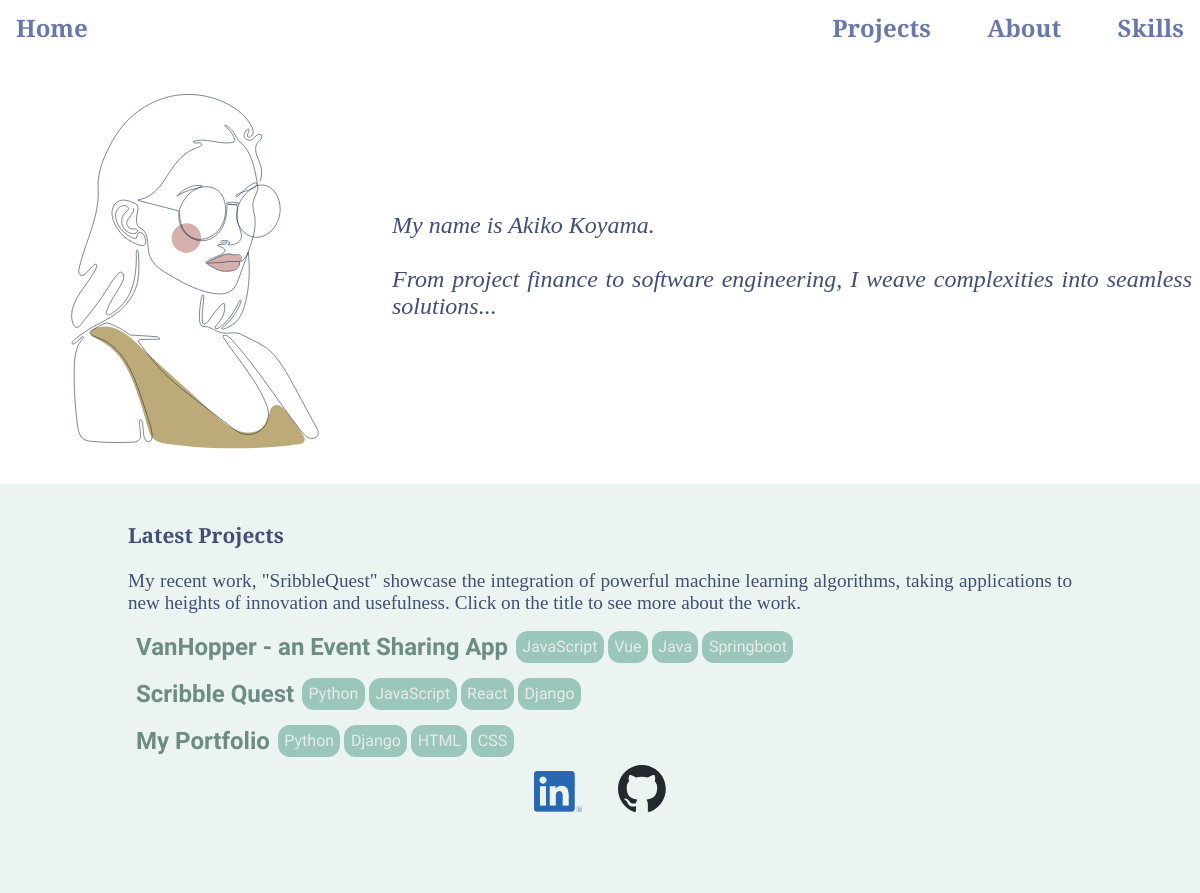
The page / on the database its author committed.
### blog/models.py (models this page shows, shortened)
class Post(models.Model):
    title = models.CharField(max_length=100)
    excerpt = models.CharField(max_length=150)
    image = models.ImageField(upload_to='images', null=True)
    image1=models.ImageField(upload_to='images', null=True)
    image2=models.ImageField(upload_to='images', null=True)
    image3=models.ImageField(upload_to='images', null=True)
    date = models.DateField(auto_now=True)
    slug = models.SlugField(unique=True)  # db_index=True is set automatically
    content = models.TextField(validators=[MinLengthValidator(10)])
    author = models.ForeignKey(
        Author, on_delete=models.SET_NULL, null=True) # related_name="posts",
    tag = models.ManyToManyField(Tag)
    link=models.URLField(null=True, max_length=200)
    weblink=models.URLField(null=True, blank=True, max_length=200)

class Tag(models.Model):
    caption = models.CharField(max_length=20)

### blog/views.py (the view)
# urls.py: path("", views.StartingView.as_view(), name="starting-page"),
class StartingView(ListView):
    template_name = "blog/index.html"
    model = Post
    ordering = ["-date", "-title"]
    def get_queryset(self):
        base_query = super().get_queryset()
        data = base_query[:3]
        return data

### blog/templates/blog/index.html (shortened to what this page needs)
{% extends "base.html" %}
{% load static%}
{% block css_files%}
    <link rel="stylesheet" href="{% static "blog/index.css" %}"/>
    <link rel="stylesheet" href="{% static "blog/post.css" %}"/>
{% endblock%}
{% block contents %}
    <section id="welcome">
            <div class="container">
                <div class="img_container"><img src="{% static 'blog/images/profile.svg'%}" alt="author of the blog"></div>
                    <div>
                        <p>
                            <em>My name is Akiko Koyama. <br/><br/>
                                From project finance to software engineering, I weave complexities into seamless solutions...</em>
                        </p>
                    </div>
            </div>
    </section>
    <section id="latest-projects">
            <div>
                <h3 id="project-title">Latest Projects</h3>
                <p id="project-intro-p">My recent work, "SribbleQuest" showcase the integration of powerful machine learning algorithms,
                taking applications to new heights of innovation and usefulness. Click on the title to see more about the work.</p>
            </div>
            <ul>
                {% for p in object_list  %}
                    {% include  "blog/includes/project-highlight.html" %}
                {% endfor %}
            </ul>
            <div id="footer">
                <a href='https://linkedin.com/in/akiko-koyama'><img id='logo' src="{% static 'blog/images/LI-In-Bug.png'%}"/></a>
                <a href='https://github.com/AKoy-22'><img id='logo' src="{% static 'blog/images/github-mark.svg'%}"/></a>
            </div>
    </section>
{%endblock%}

### blog/templates/blog/includes/project-highlight.html (shortened to what this page needs)
{% load static%}
{% block css_files%}
    <link rel="stylesheet" href="{% static "blog/project-highlight.css" %}"/>
{% endblock%}
<li>
    <article class="project">
        <a href="{% url 'post-detail-page' slug=p.slug %}" >
            <div class="project__content">
                <div class="project__title">
                    <h3>{{p.title}}  </h3>
                        <div class="prject__tags">
                            {% for t in p.tag.all %}
                                <span >{{t.caption}}</span>
                            {% endfor%}
                        </div>
                </div>
            </div>
        </a>
    </article>
</li>

### static/app.css (style rules this page uses)
* { box-sizing: border-box; }
html { font-family: 'Libre Baskerville', serif; }
body { margin: 0; }

### blog/static/blog/index.css (style rules this page uses)
#welcome { background-color: white; }
.container { display: flex; align-items: center; }
#welcome div { margin: 0 auto; }
#welcome img { width: 24em; height: 27rem; }
#welcome p { font-family: 'Libre Baskerville', serif; color: #424e75; font-size: 1.5rem; padding: 0.5rem; margin: 5 rem auto; width: 100%; text-align: justify; }
#latest-projects { background-color: rgba(155, 198, 187,0.2); background-size: cover; background-position: center; background-repeat: no-repeat; width: 100%; padding: 1rem 8rem 0 8rem; }
#project-title { font-family: 'Libre Baskerville', serif; color: #424e75; font-size: 1.3rem; text-align: left; }
#project-intro-p { font-family: 'Libre Baskerville', serif; color: #424e75; font-size: 1.2rem; margin:0.6rem auto; width: 100%; text-align: justify; }
#latest-projects ul { list-style: none; margin: 0; padding: 0; }
#footer { width: 100%; height: 8rem; margin: 0; text-align: center; }
#footer img { width: 3rem; height: auto; margin: 0 1rem; }

### blog/static/blog/project-highlight.css (style rules this page uses)
.project { margin: 0; padding: 0; color: #6A78A9; }
.project__title { display: flex; align-items: center; }
.project__title h3 { font-family: 'Raleway', serif; color: #6d8c85; font-size: 1.5rem; margin: 0.6rem 0.5rem; }
.project span { font-family: 'Raleway', serif; font-size: 1rem; background-color: #9bc6bb; color: #e6ebe9; border-radius: 12px; padding:0.4rem; }
.project a { text-decoration: none; }

### rows shown on the page
Post: title "VanHopper - an Event Sharing App"
Tag: caption "JavaScript"
Tag: caption "Vue"
Tag: caption "Java"
Tag: caption "Springboot"
Post: title "Scribble Quest"
Tag: caption "Python"
Tag: caption "React"
Tag: caption "Django"
Post: title "My Portfolio"
Tag: caption "HTML"
Tag: caption "CSS"
